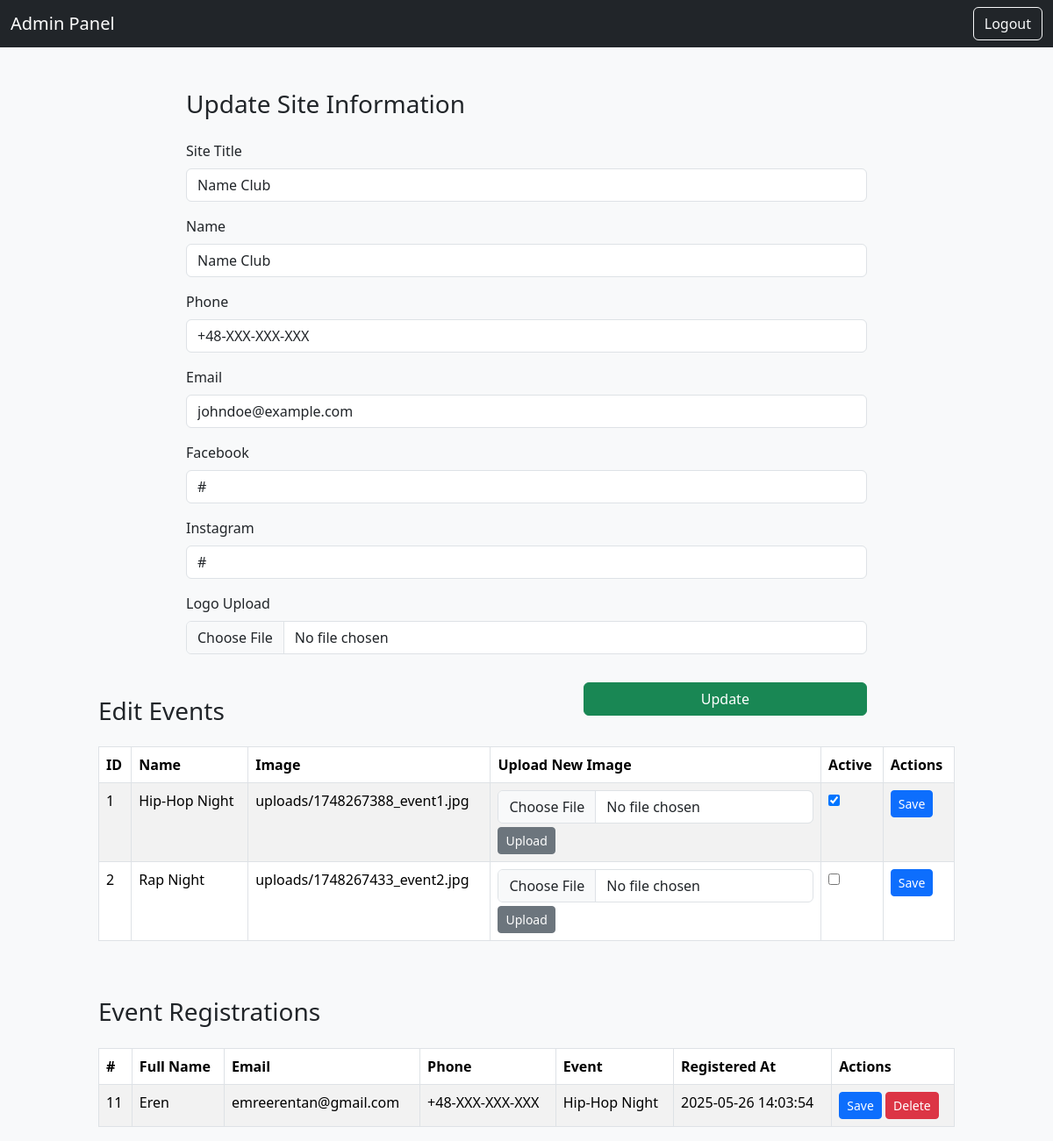
The page /admin/index.php (signed in) on the database its author committed.
### tables this page shows
CREATE TABLE IF NOT EXISTS `info` (
  `id` int NOT NULL AUTO_INCREMENT,
  `title` varchar(255) NOT NULL,
  `name` varchar(255) NOT NULL,
  `logo` varchar(255) DEFAULT 'img/logo.jpg',
  `phone` varchar(50) DEFAULT NULL,
  `email` varchar(255) DEFAULT NULL,
  `insta` varchar(255) DEFAULT NULL,
  `face` varchar(255) DEFAULT NULL,
  PRIMARY KEY (`id`)
);

CREATE TABLE IF NOT EXISTS `events` (
  `id` int NOT NULL AUTO_INCREMENT,
  `name` varchar(255) NOT NULL,
  `image` varchar(255) NOT NULL,
  `is_active` tinyint(1) DEFAULT '1',
  PRIMARY KEY (`id`)
);

CREATE TABLE IF NOT EXISTS `event_registrations` (
  `id` int NOT NULL AUTO_INCREMENT,
  `event_id` int NOT NULL,
  `full_name` varchar(255) NOT NULL,
  `email` varchar(255) NOT NULL,
  `phone` varchar(50) DEFAULT NULL,
  `registered_at` timestamp NULL DEFAULT CURRENT_TIMESTAMP,
  PRIMARY KEY (`id`),
  KEY `event_id` (`event_id`)
);

### admin/index.php (the view, shortened to what this page needs)
<?php
include '../db.php';
$result = $conn->query("SELECT * FROM info LIMIT 1");
$row = $result->fetch_assoc();
?>
<!DOCTYPE html>
<html lang="en">
<head>
    <link href="https://cdn.jsdelivr.net/npm/bootstrap@5.3.3/dist/css/bootstrap.min.css" rel="stylesheet">
</head>
<body class="bg-light">
<nav class="navbar navbar-dark bg-dark">
    <div class="container-fluid">
        <span class="navbar-brand mb-0 h1">Admin Panel</span>
        <a href="logout.php" class="btn btn-outline-light">Logout</a>
    </div>
</nav>
<div class="container mt-5 col-8">
    <h3 class="mb-4">Update Site Information</h3>
    <form method="post" enctype="multipart/form-data">
        <div class="mb-3">
            <label class="form-label">Site Title</label>
            <input type="text" name="title" class="form-control" value="<?php echo htmlspecialchars($row['title']); ?>">
        </div>
        <div class="mb-3">
            <label class="form-label">Name</label>
            <input type="text" name="name" class="form-control" value="<?php echo htmlspecialchars($row['name']); ?>">
        </div>
        <div class="mb-3">
            <label class="form-label">Phone</label>
            <input type="text" name="phone" class="form-control" value="<?php echo htmlspecialchars($row['phone']); ?>">
        </div>
        <div class="mb-3">
            <label class="form-label">Email</label>
            <input type="email" name="email" class="form-control" value="<?php echo htmlspecialchars($row['email']); ?>">
        </div>
        <div class="mb-3">
            <label class="form-label">Facebook</label>
            <input type="text" name="face" class="form-control" value="<?php echo htmlspecialchars($row['face']); ?>">
        </div>
        <div class="mb-3">
            <label class="form-label">Instagram</label>
            <input type="text" name="insta" class="form-control" value="<?php echo htmlspecialchars($row['insta']); ?>">
        </div>
        <div class="mb-3">
            <label class="form-label">Logo Upload</label>
            <input type="file" name="logo_file" class="form-control">
        </div>
        <button type="submit" class="btn btn-success float-end my-3 col-5">Update</button>
    </form>
</div>
<div class="container mt-5 col-10">
    <h3 class="mb-4">Edit Events</h3>
    <?php
    $events_sql = "SELECT id, name, image, is_active FROM events ORDER BY id";
    $events_result = $conn->query($events_sql);
    if ($events_result && $events_result->num_rows > 0): ?>
        <div class="table-responsive">
            <table class="table table-bordered table-striped bg-white">
                <thead>
                <tr>
                    <th>ID</th>
                    <th>Name</th>
                    <th>Image</th>
                    <th>Upload New Image</th>
                    <th>Active</th>
                    <th>Actions</th>
                </tr>
                </thead>
                <tbody>
                <?php while ($event = $events_result->fetch_assoc()): ?>
                    <tr data-id="<?= $event['id'] ?>">
                        <td><?= $event['id'] ?></td>
                        <td contenteditable="true" class="editable" data-field="name"><?= htmlspecialchars($event['name']) ?></td>
                        <td><?= htmlspecialchars($event['image']) ?></td>
                        <td>
                            <form action="upload_event_image.php" method="POST" enctype="multipart/form-data">
                                <input type="file" name="event_image" accept="image/*" class="form-control mb-1">
                                <button type="submit" class="btn btn-sm btn-secondary">Upload</button>
                            </form>
                        </td>
                        <td>
                            <input type="checkbox" class="editable-checkbox" data-field="is_active" <?= $event['is_active'] ? 'checked' : '' ?>>
                        </td>
                        <td>
                            <button class="btn btn-sm btn-primary save-event-btn">Save</button>
                        </td>
                    </tr>
                <?php endwhile; ?>
                </tbody>
            </table>
        </div>
    <?php else: ?>
        <div class="alert alert-info">No events found.</div>
    <?php endif; ?>
</div>
<div class="container mt-5 col-10">
    <h3 class="mb-4">Event Registrations</h3>
    <?php
    $sql = "SELECT event_registrations.id, event_registrations.full_name, event_registrations.email, event_registrations.phone, event_registrations.registered_at, events.name AS event_name
            FROM event_registrations
            JOIN events ON event_registrations.event_id = events.id
            ORDER BY event_registrations.registered_at DESC";
    $result = $conn->query($sql);
    if ($result && $result->num_rows > 0): ?>
        <div class="table-responsive">
            <table class="table table-bordered table-striped bg-white">
                <thead>
                <tr>
                    <th>#</th>
                    <th>Full Name</th>
                    <th>Email</th>
                    <th>Phone</th>
                    <th>Event</th>
                    <th>Registered At</th>
                    <th>Actions</th>
                </tr>
                </thead>
                <tbody>
                <?php while ($row = $result->fetch_assoc()): ?>
                    <tr data-id="<?= $row['id'] ?>">
                        <td><?= htmlspecialchars($row['id']) ?></td>
                        <td contenteditable="true" class="editable" data-field="full_name"><?= htmlspecialchars($row['full_name']) ?></td>
                        <td contenteditable="true" class="editable" data-field="email"><?= htmlspecialchars($row['email']) ?></td>
                        <td contenteditable="true" class="editable" data-field="phone"><?= htmlspecialchars($row['phone']) ?></td>
                        <td><?= htmlspecialchars($row['event_name']) ?></td>
                        <td><?= htmlspecialchars($row['registered_at']) ?></td>
                        <td>
                            <button class="btn btn-sm btn-primary save-btn">Save</button>
                            <a href="delete_registration.php?id=<?= $row['id'] ?>" class="btn btn-sm btn-danger" onclick="return confirm('Are you sure?');">Delete</a>
                        </td>
                    </tr>
                <?php endwhile; ?>
                </tbody>
            </table>
        </div>
    <?php else: ?>
        <div class="alert alert-info">No registrations found.</div>
    <?php endif; ?>
</div>
</body>
</html>

### rows shown on the page
info: title "Name Club", name "Name Club", phone "+48-XXX-XXX-XXX", email "johndoe@example.com", face "#", insta "#"
events: id "1", name "Hip-Hop Night", image "uploads/1748267388_event1.jpg", is_active "☑"
events: id "2", name "Rap Night", image "uploads/1748267433_event2.jpg"
event_registrations: id "11", full_name "Eren", email "emreerentan@gmail.com", phone "+48-XXX-XXX-XXX", event.name "Hip-Hop Night", registered_at "2025-05-26 14:03:54"
